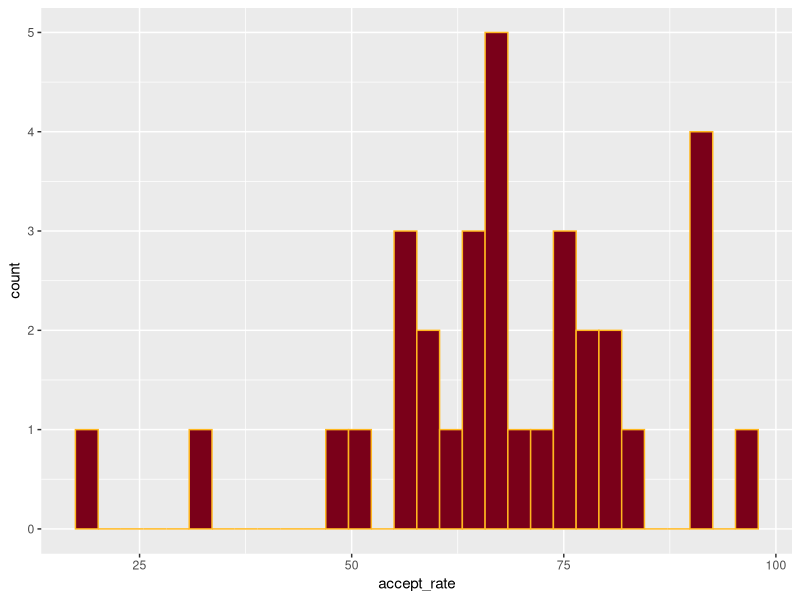
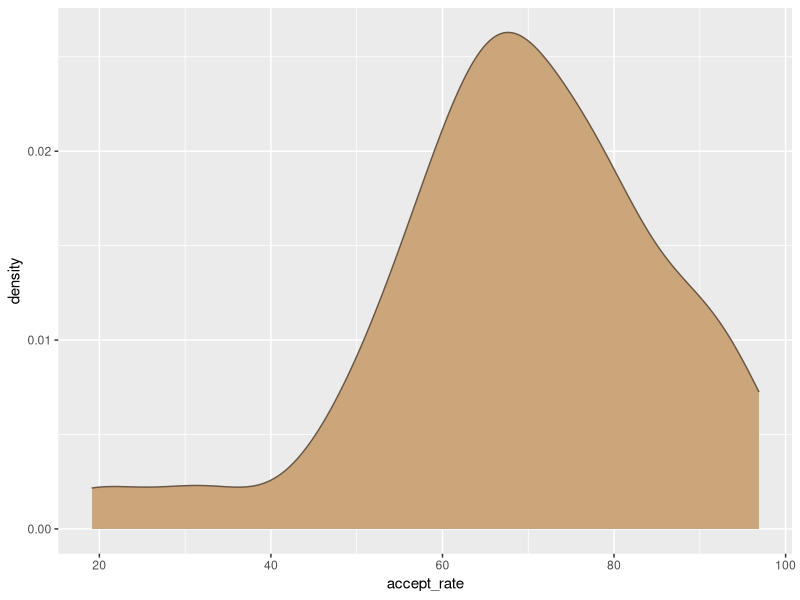

Generate these figures, in order, with R:
## ---- chunk 1
#| label: load-packages
#| message: false

# Load libraries
library(tidyverse)

# Import data
mn <- read_csv("data/mn-colleges.csv")
## ---- chunk 2
#| label: fig-bp-umn
#| fig-cap: "Histogram of acceptance rates for the 33 institutions of higher learning in Minnesota. The border is colored using the secondary dark gold and the interior of the plot is filled with the primary maroon color for UMN."
#| fig-alt: "Histogram of acceptance rates for the 33 institutions of higher learning in Minnesota. The border is colored using the secondary dark gold and the interior of the plot is filled with the primary maroon color for UMN."
#| out-width: "70%"
#| message: false

ggplot(data = mn, aes(x = accept_rate)) +
  geom_histogram(
    color = "#FFB71E", 
    fill = "#7A0019"
  )
## ---- chunk 3
#| label: fig-hist-umn
#| fig-cap: "Density plot of acceptance rates for the 33 institutions of higher learning in Minnesota."
#| fig-alt: "Density plot of acceptance rates for the 33 institutions of higher learning in Minnesota."
#| out-width: "70%"
#| message: false

ggplot(data = mn, aes(x = accept_rate)) +
  geom_density(
    color = "#695645", 
    fill = "#CBA67B"
  )
